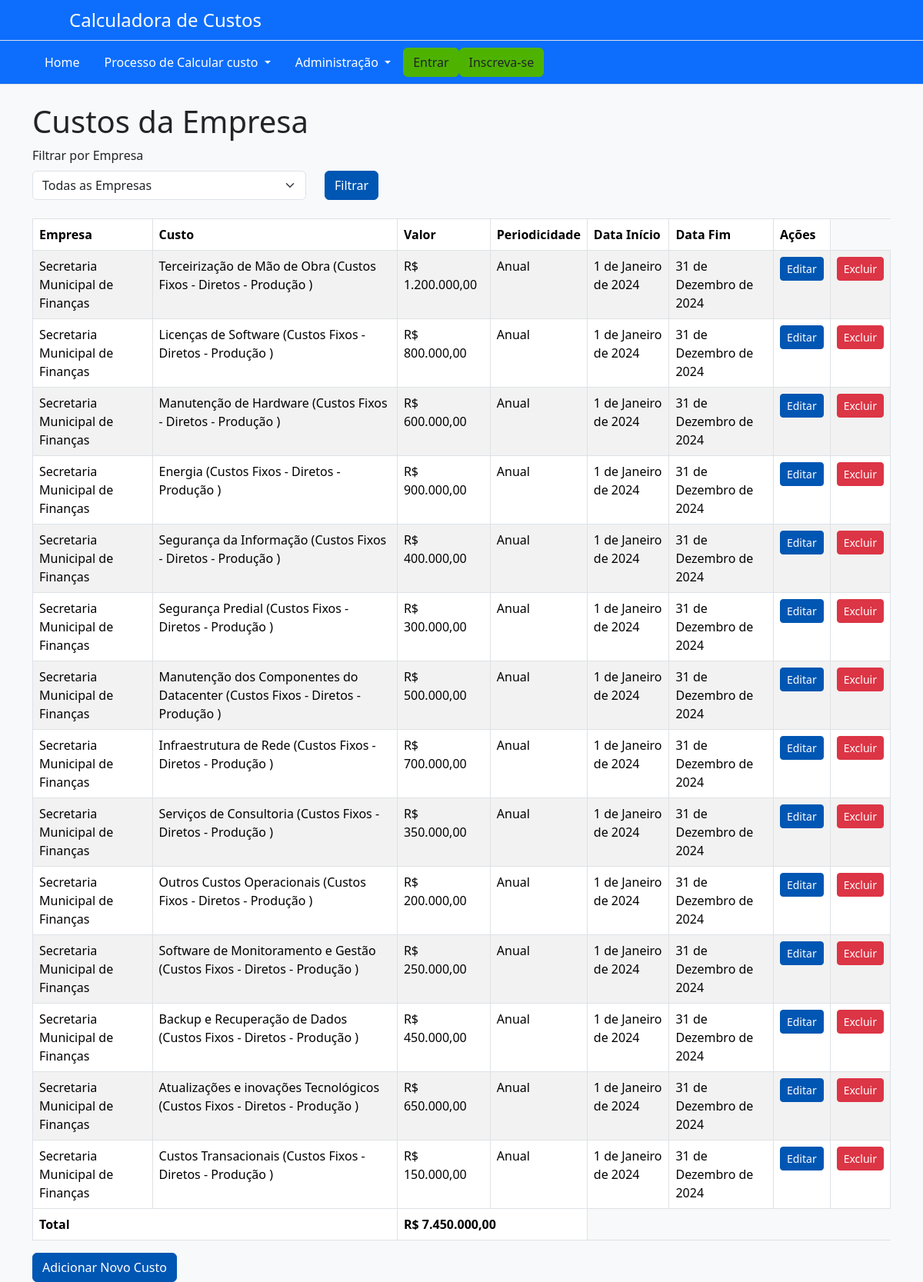
The page /listarempresacusto/ on the database its author committed.
### AppCalculadora/models.py (models this page shows, shortened)
class EmpresaCusto(models.Model):
    empresa = models.ForeignKey(Empresa, on_delete=models.RESTRICT, related_name="empresa_custos")
    custo = models.ForeignKey(Custo, on_delete=models.RESTRICT)
    valor = models.DecimalField(max_digits=12, decimal_places=2)
    periodicidade = models.CharField(default="anual", max_length=255, choices=[('mensal', 'Mensal'), ('anual', 'Anual')])
    data_inicio = models.DateField(default=datetime.date.today)
    data_fim = models.DateField(null=True, blank=True)

class Empresa(models.Model):
    nome = models.CharField(max_length=255)
    endereco = models.CharField(max_length=255)
    telefone = models.CharField(max_length=20)
    email = models.EmailField(max_length=255)
    website = models.CharField(max_length=255)

class Custo(models.Model):
    descricao = models.CharField(max_length=255)
    tipo_custo = models.ForeignKey(TipoCusto, on_delete=models.CASCADE, related_name="custos", default=1)
    funcao_custo = models.ForeignKey(FuncaoCusto, on_delete=models.CASCADE, related_name="custos", default=1)
    comportamento_custo = models.ForeignKey(ComportamentoCusto, on_delete=models.CASCADE, related_name="custos", default=1)  # assumindo que existe um ComportamentoCusto com ID 1

class ComportamentoCusto(models.Model):
    nome = models.CharField(max_length=255)
    exemplos = models.TextField()

class TipoCusto(models.Model):
    nome = models.CharField(max_length=255, help_text="Nome do tipo de custo (ex: Pessoal, Energia, Licenças)")
    descricao = models.TextField(help_text="Descrição do tipo de custo")

class FuncaoCusto(models.Model):
    nome = models.CharField(max_length=255)
    exemplos = models.TextField()

### AppCalculadora/views.py (the view)
# urls.py: path('listarempresacusto/', views.listar_empresa_custo, name='listarEmpresaCusto'),
def listar_empresa_custo(request):
    empresa_id = request.GET.get('empresa')
    if empresa_id:
        empresacustos = EmpresaCusto.objects.filter(empresa_id=empresa_id)
    else:
        empresacustos = EmpresaCusto.objects.all()
    empresas = Empresa.objects.all()
    return render(request, 'empresacusto/listar_empresa_custo.html', {
        'empresacustos': empresacustos,
        'empresas': empresas,
    })

### AppCalculadora/templatetags/form_tags.py (called while the page is built)
@register.filter(name='sum')
def sum_values(queryset, field):
    return sum(getattr(item, field) for item in queryset)

@register.filter(name='currency')
def currency(value):
    return f'R$ {value:,.2f}'.replace(',', 'X').replace('.', ',').replace('X', '.')

### AppCalculadora/templates/empresacusto/listar_empresa_custo.html (shortened to what this page needs)
{% extends 'base.html' %}
{% load form_tags %}
{% block content %}
<div class="container mt-4">
    <h1 class="page-title">Custos da Empresa</h1>
    <form method="get" class="mb-4">
        <div class="row">
            <div class="col-md-4">
                <label for="empresa" class="form-label">Filtrar por Empresa</label>
                <select id="empresa" name="empresa" class="form-select">
                    <option value="">Todas as Empresas</option>
                </select>
            </div>
            <div class="col-md-4 d-flex align-items-end">
                <button type="submit" class="btn btn-primary">Filtrar</button>
            </div>
        </div>
    </form>
    <table class="table table-striped table-bordered">
        <thead class="thead-dark">
            <tr>
                <th>Empresa</th>
                <th>Custo</th>
                <th>Valor</th>
                <th>Periodicidade</th>
                <th>Data Início</th>
                <th>Data Fim</th>
                <th>Ações</th>
            </tr>
        </thead>
        <tbody>
            {% for empresacusto in empresacustos %}
            <tr>
                <td>{{ empresacusto.empresa.nome }}</td>
                <td>{{ empresacusto.custo.descricao }} ({{ empresacusto.custo.comportamento_custo.nome }} - {{ empresacusto.custo.tipo_custo.nome }} - {{ empresacusto.custo.funcao_custo.nome }} )</td>
                <td style="width: auto; font-size: 10 px;">{{ empresacusto.valor|currency }}</td>
                <td>{{ empresacusto.get_periodicidade_display }}</td>
                <td>{{ empresacusto.data_inicio }}</td>
                <td>{{ empresacusto.data_fim }}</td>
                <td>
                    <a href="{% url 'editarEmpresaCusto' empresacusto.pk %}" class="btn btn-primary btn-sm">Editar</a>
                </td>
                <td>
                    <a href="{% url 'excluirEmpresaCusto' empresacusto.pk %}" class="btn btn-danger btn-sm">Excluir</a>
                </td>
            </tr>
            {% endfor %}
        </tbody>
        <tfoot>
            <tr>
                <td colspan="2"><strong>Total</strong></td>
                <td colspan="2"><strong>{{ empresacustos|sum:'valor'|currency }}</strong></td>
            </tr>
        </tfoot>
    </table>
    <a href="{% url 'cadastrarEmpresaCusto' %}" class="btn btn-primary">Adicionar Novo Custo</a>
</div>
{% endblock %}

### AppCalculadora/static/css/custom.css (style rules this page uses)
body { background-color: #f8f9fa; color: #212529; }
.btn-primary { background-color: #0056b3; border-color: #0056b3; }

### rows shown on the page
EmpresaCusto: empresa.nome "Secretaria Municipal de Finanças", custo.descricao "Terceirização de Mão de Obra", custo.comportamento_custo.nome "Custos Fixos", custo.tipo_custo.nome "Diretos", custo.funcao_custo.nome "Produção", valor "R$ 1.200.000,00", periodicidade "Anual", data_inicio "1 de Janeiro de 2024", data_fim "31 de Dezembro de 2024"
EmpresaCusto: empresa.nome "Secretaria Municipal de Finanças", custo.descricao "Licenças de Software", custo.comportamento_custo.nome "Custos Fixos", custo.tipo_custo.nome "Diretos", custo.funcao_custo.nome "Produção", valor "R$ 800.000,00", periodicidade "Anual", data_inicio "1 de Janeiro de 2024", data_fim "31 de Dezembro de 2024"
EmpresaCusto: empresa.nome "Secretaria Municipal de Finanças", custo.descricao "Manutenção de Hardware", custo.comportamento_custo.nome "Custos Fixos", custo.tipo_custo.nome "Diretos", custo.funcao_custo.nome "Produção", valor "R$ 600.000,00", periodicidade "Anual", data_inicio "1 de Janeiro de 2024", data_fim "31 de Dezembro de 2024"
EmpresaCusto: empresa.nome "Secretaria Municipal de Finanças", custo.descricao "Energia", custo.comportamento_custo.nome "Custos Fixos", custo.tipo_custo.nome "Diretos", custo.funcao_custo.nome "Produção", valor "R$ 900.000,00", periodicidade "Anual", data_inicio "1 de Janeiro de 2024", data_fim "31 de Dezembro de 2024"
EmpresaCusto: empresa.nome "Secretaria Municipal de Finanças", custo.descricao "Segurança da Informação", custo.comportamento_custo.nome "Custos Fixos", custo.tipo_custo.nome "Diretos", custo.funcao_custo.nome "Produção", valor "R$ 400.000,00", periodicidade "Anual", data_inicio "1 de Janeiro de 2024", data_fim "31 de Dezembro de 2024"
EmpresaCusto: empresa.nome "Secretaria Municipal de Finanças", custo.descricao "Segurança Predial", custo.comportamento_custo.nome "Custos Fixos", custo.tipo_custo.nome "Diretos", custo.funcao_custo.nome "Produção", valor "R$ 300.000,00", periodicidade "Anual", data_inicio "1 de Janeiro de 2024", data_fim "31 de Dezembro de 2024"
EmpresaCusto: empresa.nome "Secretaria Municipal de Finanças", custo.descricao "Manutenção dos Componentes do Datacenter", custo.comportamento_custo.nome "Custos Fixos", custo.tipo_custo.nome "Diretos", custo.funcao_custo.nome "Produção", valor "R$ 500.000,00", periodicidade "Anual", data_inicio "1 de Janeiro de 2024", data_fim "31 de Dezembro de 2024"
EmpresaCusto: empresa.nome "Secretaria Municipal de Finanças", custo.descricao "Infraestrutura de Rede", custo.comportamento_custo.nome "Custos Fixos", custo.tipo_custo.nome "Diretos", custo.funcao_custo.nome "Produção", valor "R$ 700.000,00", periodicidade "Anual", data_inicio "1 de Janeiro de 2024", data_fim "31 de Dezembro de 2024"
EmpresaCusto: empresa.nome "Secretaria Municipal de Finanças", custo.descricao "Serviços de Consultoria", custo.comportamento_custo.nome "Custos Fixos", custo.tipo_custo.nome "Diretos", custo.funcao_custo.nome "Produção", valor "R$ 350.000,00", periodicidade "Anual", data_inicio "1 de Janeiro de 2024", data_fim "31 de Dezembro de 2024"
EmpresaCusto: empresa.nome "Secretaria Municipal de Finanças", custo.descricao "Outros Custos Operacionais", custo.comportamento_custo.nome "Custos Fixos", custo.tipo_custo.nome "Diretos", custo.funcao_custo.nome "Produção", valor "R$ 200.000,00", periodicidade "Anual", data_inicio "1 de Janeiro de 2024", data_fim "31 de Dezembro de 2024"
EmpresaCusto: empresa.nome "Secretaria Municipal de Finanças", custo.descricao "Software de Monitoramento e Gestão", custo.comportamento_custo.nome "Custos Fixos", custo.tipo_custo.nome "Diretos", custo.funcao_custo.nome "Produção", valor "R$ 250.000,00", periodicidade "Anual", data_inicio "1 de Janeiro de 2024", data_fim "31 de Dezembro de 2024"
EmpresaCusto: empresa.nome "Secretaria Municipal de Finanças", custo.descricao "Backup e Recuperação de Dados", custo.comportamento_custo.nome "Custos Fixos", custo.tipo_custo.nome "Diretos", custo.funcao_custo.nome "Produção", valor "R$ 450.000,00", periodicidade "Anual", data_inicio "1 de Janeiro de 2024", data_fim "31 de Dezembro de 2024"
EmpresaCusto: empresa.nome "Secretaria Municipal de Finanças", custo.descricao "Atualizações e inovações Tecnológicos", custo.comportamento_custo.nome "Custos Fixos", custo.tipo_custo.nome "Diretos", custo.funcao_custo.nome "Produção", valor "R$ 650.000,00", periodicidade "Anual", data_inicio "1 de Janeiro de 2024", data_fim "31 de Dezembro de 2024"
EmpresaCusto: empresa.nome "Secretaria Municipal de Finanças", custo.descricao "Custos Transacionais", custo.comportamento_custo.nome "Custos Fixos", custo.tipo_custo.nome "Diretos", custo.funcao_custo.nome "Produção", valor "R$ 150.000,00", periodicidade "Anual", data_inicio "1 de Janeiro de 2024", data_fim "31 de Dezembro de 2024"

### other values the page prints
{{ empresacustos|sum:'valor'|currency }} "R$ 7.450.000,00"
